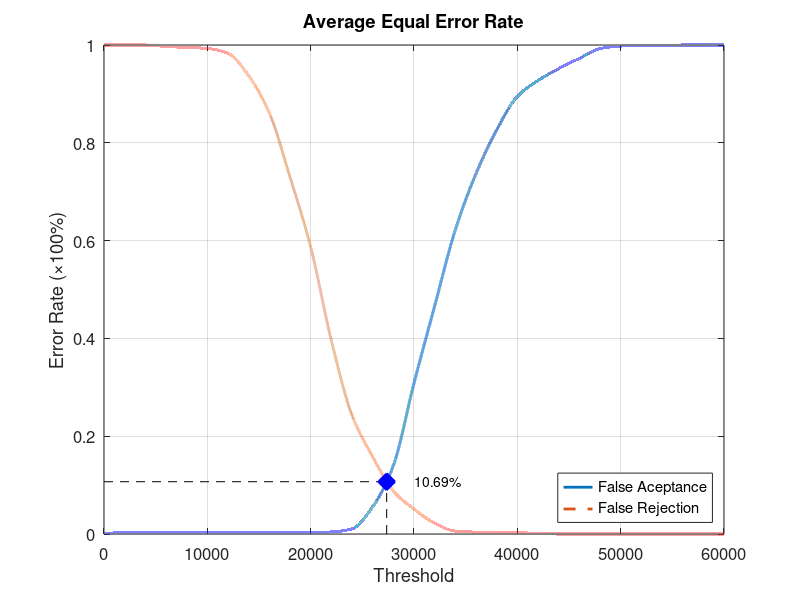
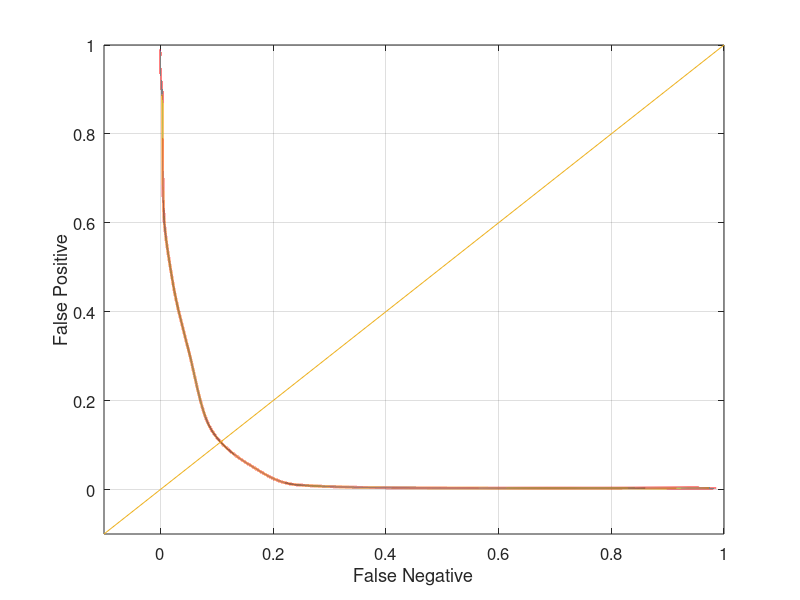

Write MATLAB code to recreate these figures, in order.
function yEER = Database2Average
close all;
clear;
clc;
x = 0:2000:60000;
xq = 0:0.5:60000;

y0 = [0 0.0031579 0.0031579 0.0031579 0.0031579 0.0031579 0.0031579 0.0031579 0.0031579 0.0031579 0.0031579 0.00421053 0.0105263 0.0557895 0.14 0.308421 0.466316 0.622105 0.736842 0.826316 0.894737 0.927368 0.951579 0.972632 0.992632 0.997895 0.998947 0.998947 1 1 1];
yy0 = interp1(x, y0, xq, 'pchip');
y1 = [1 1 1 0.997 0.995 0.993 0.983 0.937 0.861 0.73 0.587 0.396 0.243 0.158 0.088 0.051 0.022 0.006 0.004 0.004 0.003 0.001 0 0 0 0 0 0 0 0 0];
yy1 = interp1(x, y1, xq, 'pchip');

% Calculating EER: 
y2 = abs(y0 - y1);
find(y2 == min(y2))
yy2 = abs(yy0 - yy1);
xEER = find(yy2 == min(yy2));
xEERIndex = xq(xEER) % X-axis EER
yEER = yy0(xEER) % Y-axis EER

main = figure
plot(xq, yy0,'-','LineWidth', 2);	hold on
plot(xq, yy1,'--','LineWidth', 2);	hold on
plot([xEERIndex xEERIndex], [0 yEER], 'k--');	hold on
plot([0 xEERIndex], [yEER yEER], 'k--');	hold on
plot(xEERIndex, yEER, 'bx', 'LineWidth', 10);	hold on
text(xEERIndex + 10 * xEERIndex / 100, yEER, [num2str(round((10000 * yEER)) / 100) '%'])
legend('False Aceptance', 'False Rejection', 'Location', 'SouthEast')
xlabel('Threshold')
ylabel('Error Rate (\times100%)')
title('Average Equal Error Rate')
set(gca, 'FontSize', 12)
axis([0 60000 0 1])
grid on

print(main, 'Database2AverageMain', '-dpng');
FNRxFPR = figure('Color', [1 1 1]);
plot(yy1, yy0, '-', yy1, yy0, 'LineWidth', 2);
hold on
y = -0.1:0.1:1
plot(y, y); 
set(gca, 'FontSize', 12)
xlabel('False Negative')
ylabel('False Positive')
axis([-0.1 1 -0.1 1])
set(gca, 'FontSize', 12)
grid on

print(FNRxFPR, 'Database2AverageFNRxFPR','-dpng');
end
